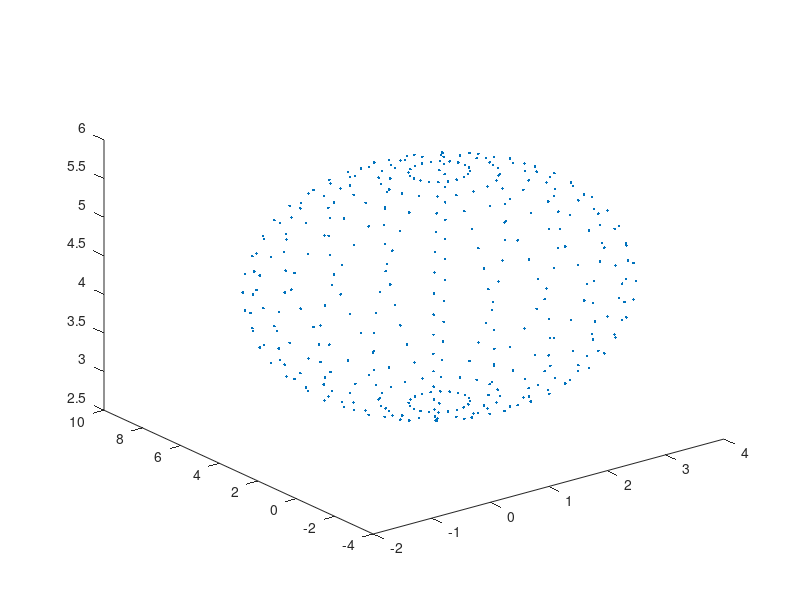

Reproduce this figure in MATLAB.
clc;
clear;
close all hidden;

xc = 1.21;
yc = 2.32;
zc = 4.32;

xr = 2.78;
yr = 5.76;
zr = 1.51;

[x,y,z] = ellipsoid(xc,yc,zc,xr,yr,zr,20);

plot3(x(:),y(:),z(:),'.');

x=x(:);
y=y(:);
z=z(:);

X = [x.*x y.*y z.*z x.*y x.*z y.*z x y z];
Y = ones(length(x),1);

C = inv(X'*X)*X'*Y;

M=[C(1) C(4)/2 C(5)/2;
    C(4)/2 C(2) C(6)/2;
    C(5)/2 C(6)/2 C(3)];

Cent = -0.5*[C(7) C(8) C(9)]*inv(M)

S = Cent*M*Cent'+1;
[U,V]=eig(M);

[~,indx] = max(abs(U(1,:)));
[~,indy] = max(abs(U(2,:)));
[~,indz] = max(abs(U(3,:)));

R = [sqrt(S/V(indx,indx)) sqrt(S/V(indy,indy)) sqrt(S/V(indz,indz))]